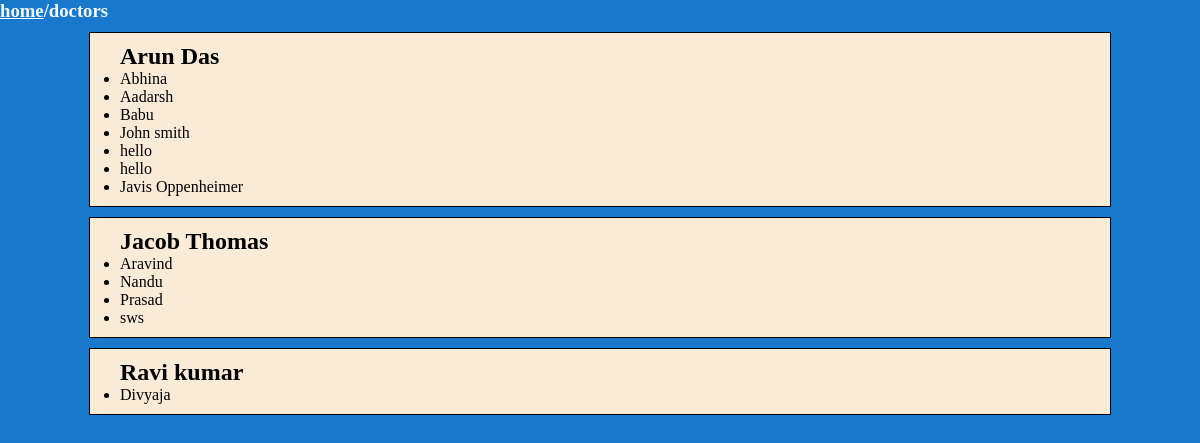
The app's page /doctors/, older data.
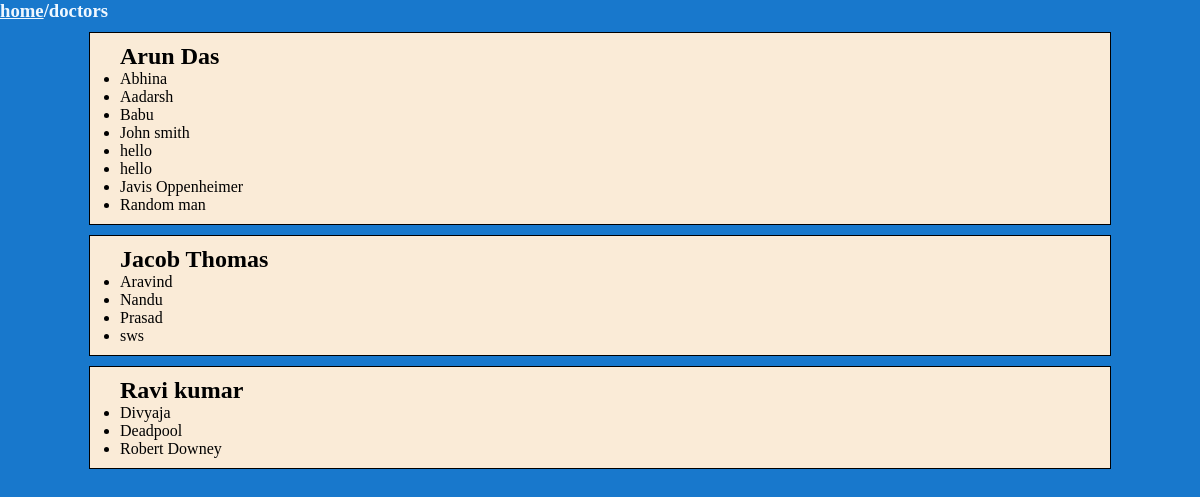
The same page, newer data.
### patients/models.py (models this page shows)
class Doctors(models.Model):
  firstname = models.CharField(max_length=255)
  lastname = models.CharField(max_length=255)

class Patients(models.Model):
    name = models.CharField(max_length=100)
    doctor = models.ManyToManyField(Doctors)

### doctors/views.py (the view)
# urls.py: path('doctors/',include('doctors.urls')),
def doctors(request):
    doctor_objects = Doctors.objects.all()
    doctor_patients= []
    for doctor_object in doctor_objects:
        patients_qs = doctor_object.patients_set.all()
        patient_list = list(patients_qs)
        doctor_patients.append(patient_list)
    doctor = Doctors.objects.all().values()
    master_list = zip(doctor_objects, doctor_patients)
    context = {
        'doctor_objects': doctor_objects,
        'doctor_patients': doctor_patients,
        'master_list':master_list,
    }
    return render(request,'doctors.html',context)

### templates/doctors.html (shortened to what this page needs)
{% load static %}
<html>
    <head>
        <link rel="stylesheet" href="{% static 'doctors.css' %}">
    </head>
    <body>
        <h3 class="path"><a href="/">home</a>/doctors</h3>
        {% for doctor_object, patients_list in master_list %}
        <div class="doctor">
            <h2>{{ doctor_object.firstname }} {{ doctor_object.lastname }}</h2>
            <ul>
                {% for patient in patients_list %}
                    <li>{{ patient.name }}</li>
                {% endfor %}
            </ul>
        </div>
        {% endfor %}
    </body>
</html>

### static/doctors.css (style rules this page uses)
* { padding: 0; margin: 0; }
body { background-color: rgb(24, 120, 204); color: aliceblue; }
.doctor { background-color: antiquewhite; color: black; width: 80%; margin: 10px auto; border: 1px solid black; padding: 10px 30px; }
a { color: aliceblue; }

Row changes from the older to the newer data that the page shows:
added Patients: name "Random man", shown under Doctors "Arun"
added Patients: name "Deadpool", shown under Doctors "Ravi"
added Patients: name "Robert Downey", shown under Doctors "Ravi"
